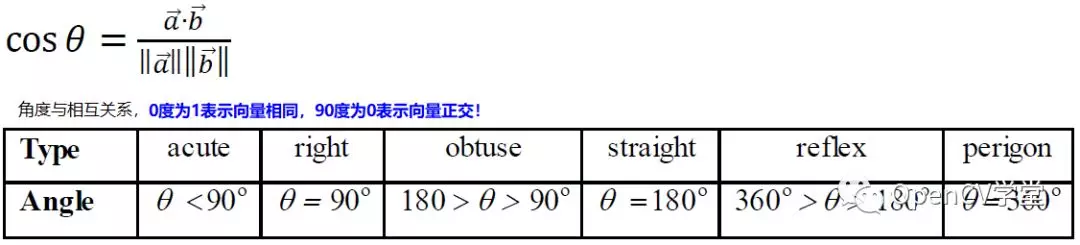
//> input picture Python/case3/images/cos_similar.jpg, 1080 x 245 px, given in place of color_object.mp4, which was not available
$ ./day085   (built with g++ and OpenCV 4)
//> lines starting //> are read from the running program, lines starting //| are printed output that depends on the picture; pictures that were not available may be replaced by others from this repository, and a replacement may not be noted
#include <opencv2/opencv.hpp>
#include <iostream>

using namespace cv;
using namespace std;
void draw_goodFeatures(Mat &image, vector<Point2f> goodFeatures);
void draw_lines(Mat &image, vector<Point2f> pt1, vector<Point2f> pt2);
vector<Point2f> featurePoints;
vector<Scalar> color_lut;
RNG rng(5000);
int main(int argc, char** argv) {
	VideoCapture capture;
	capture.open("D:/images/video/color_object.mp4");

	double qualityLevel = 0.01;
	int minDistance = 10;
	int blockSize = 3;
	bool useHarrisDetector = false;
	double k = 0.04;
	int maxCorners = 5000;
	Mat frame, gray;
	vector<Point2f> pts[2];
	vector<Point2f> initPoints;
	vector<uchar> status;
	vector<float> err;
	TermCriteria criteria = TermCriteria(TermCriteria::COUNT + TermCriteria::EPS, 30, 0.01);
	double derivlambda = 0.5;
	int flags = 0;

	// detect first frame and find corners in it
	Mat old_frame, old_gray;
	capture.read(old_frame);
//> old_frame is the input picture: 245 rows x 1080 cols, CV_8UC3; mean B, G, R 233.7, 231.7, 231.9
	cvtColor(old_frame, old_gray, COLOR_BGR2GRAY);
	goodFeaturesToTrack(old_gray, featurePoints, maxCorners, qualityLevel, minDistance, Mat(), blockSize, useHarrisDetector, k);
//> featurePoints = 293 Points (x, y), first 12: [184, 20], [230, 40], [656, 136], [124, 44], [102, 44], [137, 40], [846, 183], [818, 147], [519, 146], [192, 147], [1002, 183], [214, 50]
	initPoints.insert(initPoints.end(), featurePoints.begin(), featurePoints.end());
//> initPoints has the same summary as featurePoints
	pts[0].insert(pts[0].end(), featurePoints.begin(), featurePoints.end());
//> pts = 2 items
	int width = capture.get(CAP_PROP_FRAME_WIDTH);
	int height = capture.get(CAP_PROP_FRAME_HEIGHT);
	VideoWriter writer("D:/test.mp4", VideoWriter::fourcc('D', 'I', 'V', 'X'), 10, Size(width * 2, height), true);
	Mat result = Mat::zeros(Size(width * 2, height), CV_8UC3);
	Rect roi(0, 0, width, height);
	while (true) {
		bool ret = capture.read(frame);
		if (!ret) break;
		imshow("frame", frame);
		roi.x = 0;
		frame.copyTo(result(roi));
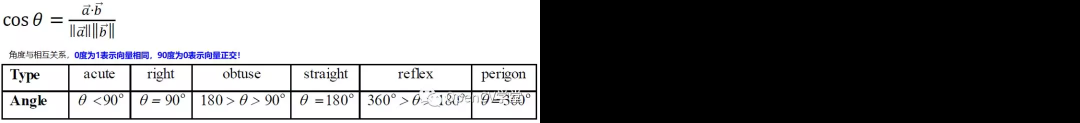
//> result: 245 rows x 2160 cols, CV_8UC3 (shown at 1/2 size); mean B, G, R 116.9, 115.9, 116
		cvtColor(frame, gray, COLOR_BGR2GRAY);

		// calculate optical flow
		calcOpticalFlowPyrLK(old_gray, gray, pts[0], pts[1], status, err, Size(31, 31), 3, criteria, derivlambda, flags);
//> status = 293 values from 1 to 1
		size_t i, k;
		for (i = k = 0; i < pts[1].size(); i++)
		{
			// 距离与状态测量
			double dist = abs(pts[0][i].x - pts[1][i].x) + abs(pts[0][i].y - pts[1][i].y);
			if (status[i] && dist > 2) {
				pts[0][k] = pts[0][i];
				initPoints[k] = initPoints[i];
				pts[1][k++] = pts[1][i];
				circle(frame, pts[1][i], 3, Scalar(0, 255, 0), -1, 8);
			}
		}
		// resize 有用特征点
		pts[1].resize(k);
		pts[0].resize(k);
		initPoints.resize(k);
		// 绘制跟踪轨迹
		draw_lines(frame, initPoints, pts[1]);
		imshow("result", frame);
		roi.x = width;
		frame.copyTo(result(roi));
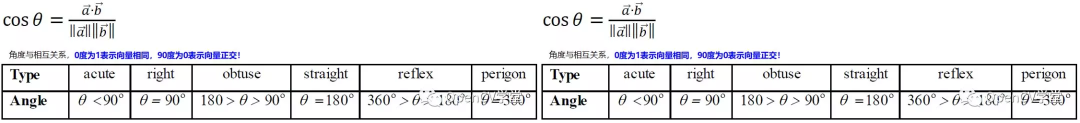
//> result: 245 rows x 2160 cols, CV_8UC3 (shown at 1/2 size); mean B, G, R 233.7, 231.7, 231.9
		char c = waitKey(50);
//> the Esc key is pressed
		if (c == 27) {
			break;
		}

		// update old
		std::swap(pts[1], pts[0]);
		cv::swap(old_gray, gray);

		// need to re-init
		if (initPoints.size() < 40) {
			goodFeaturesToTrack(old_gray, featurePoints, maxCorners, qualityLevel, minDistance, Mat(), blockSize, useHarrisDetector, k);
			initPoints.insert(initPoints.end(), featurePoints.begin(), featurePoints.end());
			pts[0].insert(pts[0].end(), featurePoints.begin(), featurePoints.end());
			printf("total feature points : %d\n", pts[0].size());
		}
		writer.write(result);
	}
//> after the loop, err = 293 values from 0 to 0
	return 0;
}

void draw_goodFeatures(Mat &image, vector<Point2f> goodFeatures) {
	for (size_t t = 0; t < goodFeatures.size(); t++) {
		circle(image, goodFeatures[t], 2, Scalar(0, 255, 0), 2, 8, 0);
	}
}

void draw_lines(Mat &image, vector<Point2f> pt1, vector<Point2f> pt2) {
	if (color_lut.size() < pt1.size()) {
		for (size_t t = 0; t < pt1.size(); t++) {
			color_lut.push_back(Scalar(rng.uniform(0, 255), rng.uniform(0, 255), rng.uniform(0, 255)));
		}
	}
	for (size_t t = 0; t < pt1.size(); t++) {
		line(image, pt1[t], pt2[t], color_lut[t], 2, 8, 0);
	}
}

$ run again, on Python/case3/images/workflow.jpg
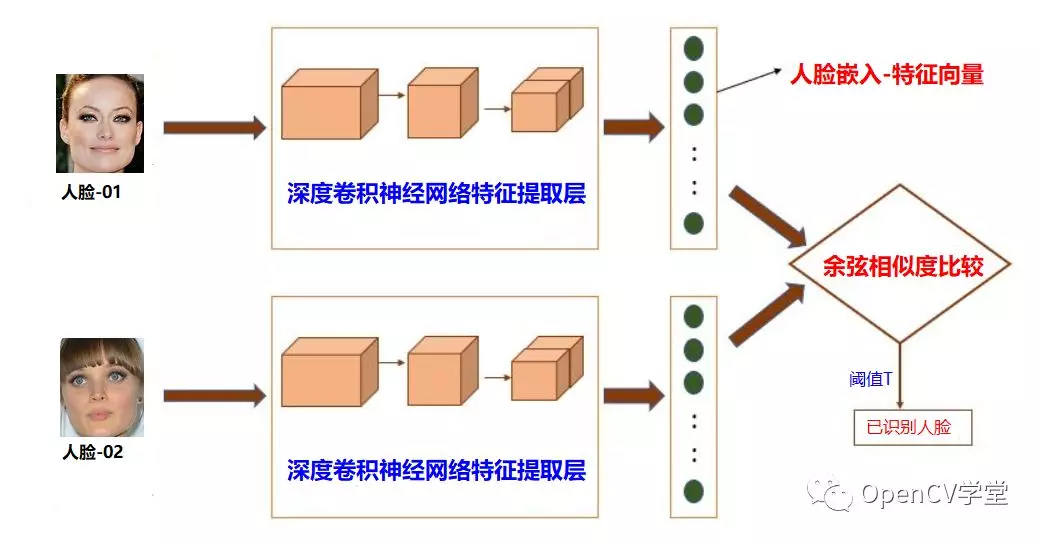
//> input picture Python/case3/images/workflow.jpg, 1042 x 542 px, given in place of color_object.mp4, which was not available
//> old_frame is the input picture: 542 rows x 1042 cols, CV_8UC3; mean B, G, R 233.1, 234.8, 241.4
//> featurePoints = 442 Points (x, y), first 12: [69, 184], [117, 197], [70, 444], [62, 198], [108, 455], [380, 464], [63, 458], [118, 185], [361, 480], [394, 459], [90, 447], [357, 184]
//> initPoints has the same summary as featurePoints
//> pts = 2 items
//> `frame.copyTo(result(roi));`:
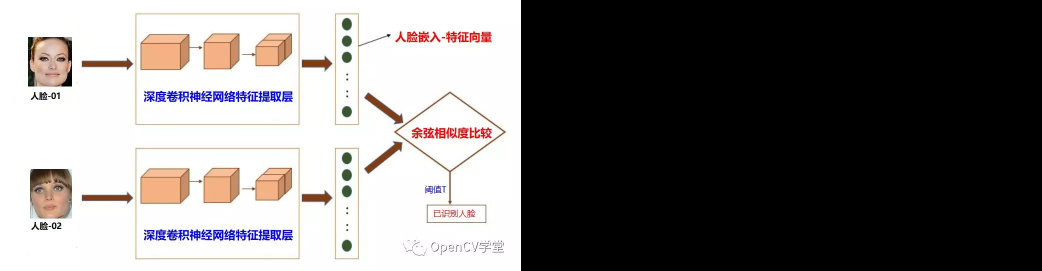
//> result: 542 rows x 2084 cols, CV_8UC3 (shown at 1/2 size); mean B, G, R 116.6, 117.4, 120.7
//> status = 442 values from 1 to 1
//> `frame.copyTo(result(roi));`:
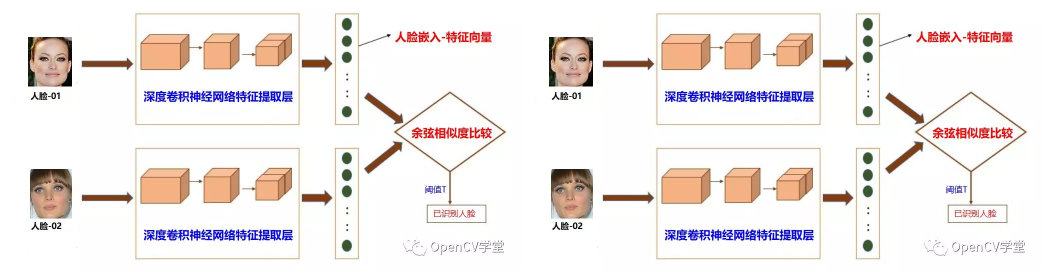
//> result: 542 rows x 2084 cols, CV_8UC3 (shown at 1/2 size); mean B, G, R 233.1, 234.8, 241.4
//> after the loop `while (true)`: err = 442 values from 0 to 0
